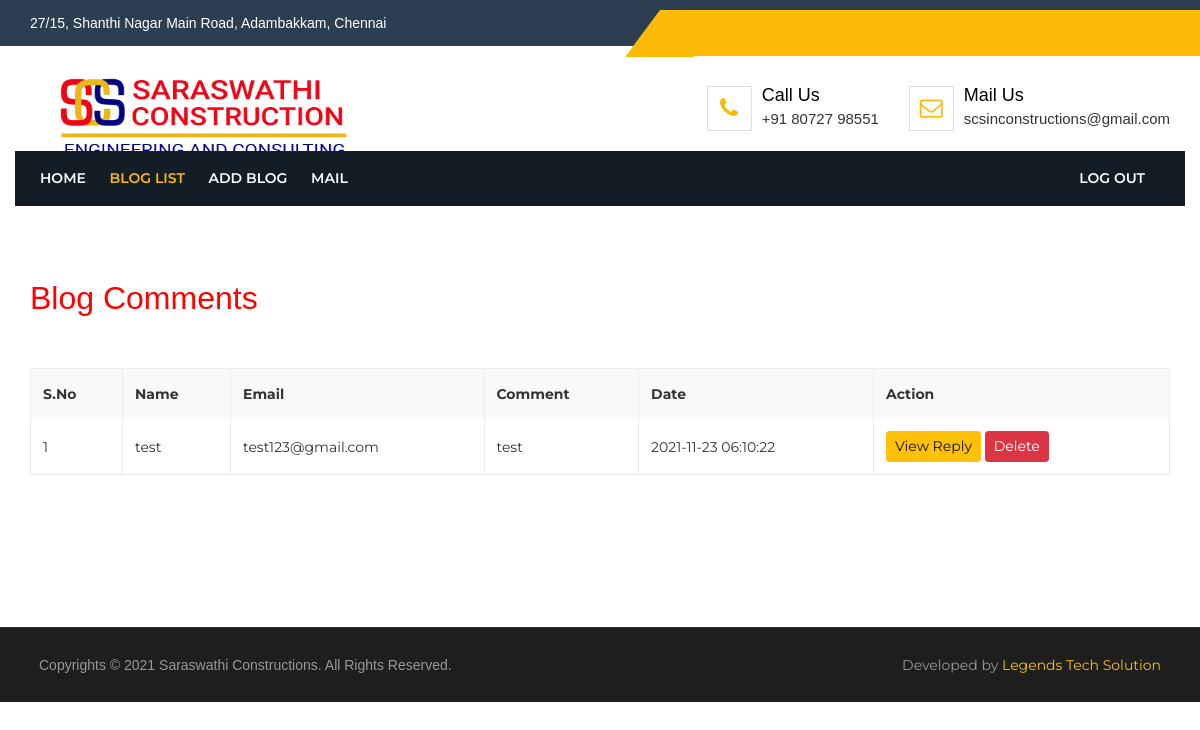
The page /blog_view_comment.php?view_id=7 (signed in) on the database its author committed.
### tables this page shows
CREATE TABLE `scs_comment` (
  `id` int(11) NOT NULL,
  `blog_id` int(11) NOT NULL,
  `name` text NOT NULL,
  `email` text NOT NULL,
  `comment` text NOT NULL,
  `date` datetime NOT NULL DEFAULT current_timestamp()
);

### blog_view_comment.php (the view, shortened to what this page needs)
<?php
include('connection.php');
 if(isset($_GET['view_id']))
	{
	    $view_id = $_GET['view_id'];
        $sql = "SELECT * FROM scs_comment WHERE blog_id= '$view_id' ORDER BY id DESC";
        $result = mysqli_query($conn, $sql);
	}
?>
<!DOCTYPE html>
<html lang="en">
   <head>
      <link rel="stylesheet" href="assets/css/bootstrap.min.css">
      <link rel="stylesheet" href="assets/css/font-awesome.min.css">
      <link rel="stylesheet" href="assets/css/animate.min.css">
      <link rel="stylesheet" href="assets/css/owl.carousel.css">
      <link rel="stylesheet" href="assets/css/slicknav.min.css">
      <link rel="stylesheet" href="assets/css/magnific-popup.css">
      <link rel="stylesheet" href="assets/css/style.css">
      <link rel="stylesheet" href="assets/css/responsive.css">
      <link rel="stylesheet" href="https://cdnjs.cloudflare.com/ajax/libs/font-awesome/4.7.0/css/font-awesome.min.css">
   </head>
   <body>
      <header class="construct-header-area">
         <div class="header-top-area">
            <div class="header-top-overlay"></div>
            <div class="container">
               <div class="row">
                  <div class="col-md-6 col-sm-12">
                     <div class="header-top-left">
                        <p style="font-size: 14px;">27/15, Shanthi Nagar Main Road, Adambakkam, Chennai</p>
                     </div>
                  </div>
                  <div class="col-md-6 col-sm-12">
                  </div>
               </div>
            </div>
         </div>
         <div class="header-logo-area">
            <div class="container">
               <div class="row">
                  <div class="col-lg-5 col-md-5 col-sm-5">
                     <div class="construct-logo">
                        <a href="index.php">
                        <img src="assets/img/logo_new.png" class="img-fluid" alt="site logo" style="width:350px; height:100px" />
                        </a>
                     </div>
                  </div>
                  <div class="col-lg-7 col-md-7 col-sm-7">
                     <div class="logoright-section">
                        <div class="single-logo-right">
                           <div class="logo-right-icon">
                              <i class="fa fa-phone"></i>
                           </div>
                           <div class="logo-right-text">
                              <h4>call us</h4>
                              <p>+91 80727 98551</p>
                           </div>
                        </div>
                        <div class="single-logo-right">
                           <div class="logo-right-icon">
                              <i class="fa fa-envelope-o"></i>
                           </div>
                           <div class="logo-right-text">
                              <h4>Mail us</h4>
                              <p>scsinconstructions@gmail.com</p>
                           </div>
                        </div>
                     </div>
                  </div>
               </div>
            </div>
         </div>
         <div class="mainmenu-area">
            <div class="container">
               <div class="row">
                  <div class="col-md-10">
                     <div class="mainmenu">
                        <ul id="construct_navigation">
                           <li><a href="index.php">Home</a></li>
                           <li class="current-page-item"><a href="blog_view.php">Blog List</a></li>
                           <li><a href="add_blog.php">Add Blog</a></li>
                           <li ><a href="mail.php">Mail</a></li>
                           <li style="float:right; margin-right:-180px;"><a href="logout.php">Log out</a></li>
                        </ul>
                     </div>
                  </div>
               </div>
            </div>
         </div>
      </header>
        <section class="construct-blog-page-area section_100">
         <div class="container">
            <div class="row">
               <div class=" col-lg-12 col-md-12 col-sm-12">
                <h2 style="color:red;">Blog Comments </h2><br><br>
            <table class="table table-bordered table-hover">
              <thead>
                <tr class="bg-light">
				   <th>S.No</th>
             	   <th>Name</th>
                   <th>Email</th>
                   <th>Comment</th>
                   <th>Date</th>
                   <th>Action</th>
                </tr>
              </thead>
              <tbody>
                  <?php
                    while ($row = mysqli_fetch_array($result))
                    {
                    ?>
                <tr>
				    <td><?php echo $i+1; ?></td>
				   	<td><?php echo $row['name']; ?></td>
				   	<td><?php echo $row['email']; ?></td>
				   	<td><?php echo $row['comment']; ?></td>
				   	<td><?php echo $row['date']; ?></td>
				   	<td>
				   	    <a href="blog_view_reply.php?reply_id=<?php echo $row['id']; ?>" class="btn btn-sm btn-warning">View Reply</a>
				   	    <a href="blog_view_comment.php?delete_id=<?php echo $row['id']."&view_id=" . $row['blog_id']; ?>" class="btn btn-sm btn-danger" onclick="return confirm('Are you sure you want to delete ?');">Delete </a>
				   	</td>
                </tr>
                    <?php
                        $i++;
                        }
                    ?>
              </tbody>
            </table>
          </div>
        </div>
    </div>
    </section><br><br>
             <?php
                include('footer_admin.php');
             ?>
   </body>
</html>

### assets/css/style.css (style rules this page uses)
body { font-family: 'Montserrat', sans-serif; font-size: 14px; line-height: 26px; color: #333; font-weight: 400 }
html, body { height: 100%; }
img { max-width: auto; height: auto }
h1, h2, h3, h4, h5, h6, p { margin: 0; padding: 0; font-family: "Nunito", sans-serif; }
p { font-size: 15px; }
a { -webkit-transition: all 0.4s ease 0s; transition: all 0.4s ease 0s; color: inherit }
ul, ol { margin: 0; padding: 0; }
li { list-style-type: none; }
.table { margin-bottom: 0 }
.section_100 { padding: 100px 0; }
@media (min-width:576px) { .container { max-width: 540px } }
@media (min-width:768px) { .container { max-width: 750px } }
@media (min-width:992px) { .container { max-width: 970px } }
@media (min-width:1200px) { .container { max-width: 1170px } }
.slicknav_nav a { font-size: 16px; margin: 0; text-transform: capitalize; -webkit-transition: all 0.4s ease 0s; transition: all 0.4s ease 0s; color: #000 }
.slicknav_nav li { border-bottom: 1px solid #aaa; }
.slicknav_nav li:last-child { border-bottom: 0px solid #aaa }
.slicknav_nav { background: #fff none repeat scroll 0 0; border-top: 1px solid #e5aa0a; box-shadow: 0 0 8px rgba(34, 30, 31, 0.3); }
.header-top-area { background: #2d3e50 none repeat scroll 0 0; color: #fff; position: relative }
.header-top-overlay:before { border-color: #fbb908 transparent; border-style: solid; border-width: 0 35px 47px; content: ""; left: -35px; position: absolute; }
.header-top-overlay { background: #fbb908 none repeat scroll 0 0; height: 100%; position: absolute; right: 0; top: 10px; width: 45%; }
.header-top-left { padding: 10px 0; }
.header-logo-area { padding: 20px 0 15px; }
.logoright-section { float: right; padding-top: 20px; }
.single-logo-right { float: left; margin-right: 30px; }
.single-logo-right:last-child { margin-right: 0px; }
.logo-right-icon { border: 1px solid #ddd; color: #fbb908; float: left; font-size: 23px; height: 45px; line-height: 43px; margin-right: 10px; text-align: center; width: 45px; }
.logo-right-text { overflow: hidden; }
.logo-right-text>h4 { color: #000; text-transform: capitalize; font-size: 18px }
.construct-header-area { position: relative; }
.mainmenu-area { margin-top: -30px; position: absolute; width: 100%; z-index: 999; }
.mainmenu-area .container { background: #121d25 none repeat scroll 0 0; min-height: 55px; }
.mainmenu li { display: inline-block; position: relative }
.mainmenu li>a { display: block; font-weight: 600; padding: 14px 10px; text-transform: uppercase; color: #fff }
.mainmenu li>a:hover, .mainmenu li.current-page-item>a { color: #fbb908 }
.table>tbody>tr>td, .table>tbody>tr>th, .table>tfoot>tr>td, .table>tfoot>tr>th, .table>thead>tr>td, .table>thead>tr>th { border-bottom: 0 solid #ddd; border-top: 0 solid #ddd; vertical-align: middle; }

### rows shown on the page
scs_comment: name "test", email "test123@gmail.com", comment "test", date "2021-11-23 06:10:22"
